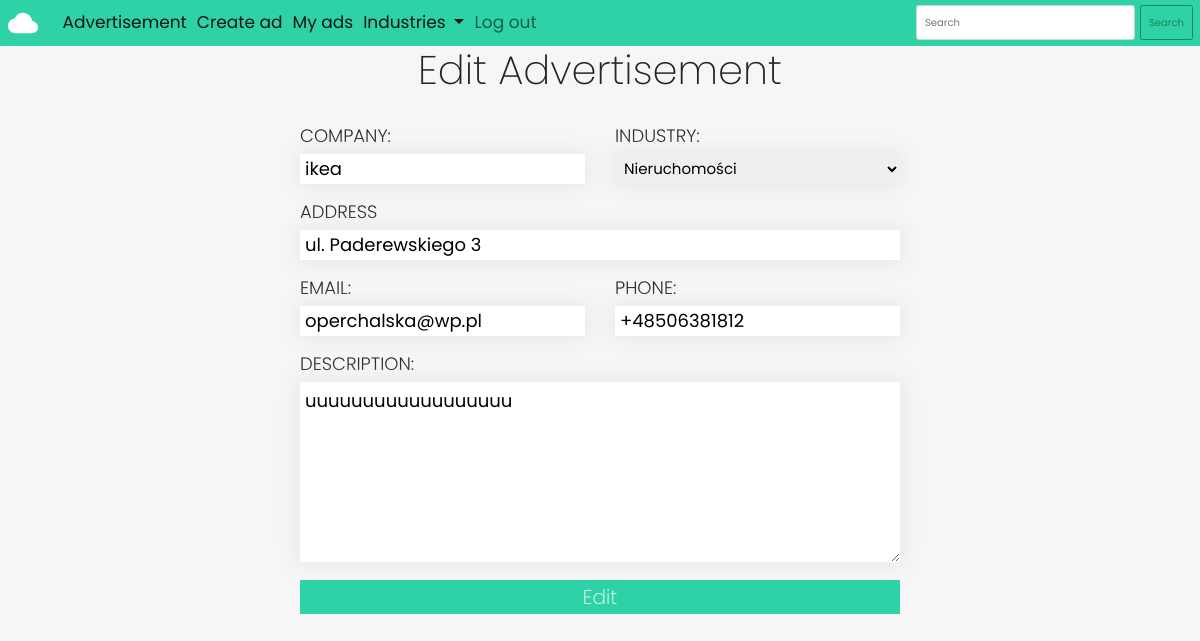
Page /my/2 (signed in) on the earlier database version.
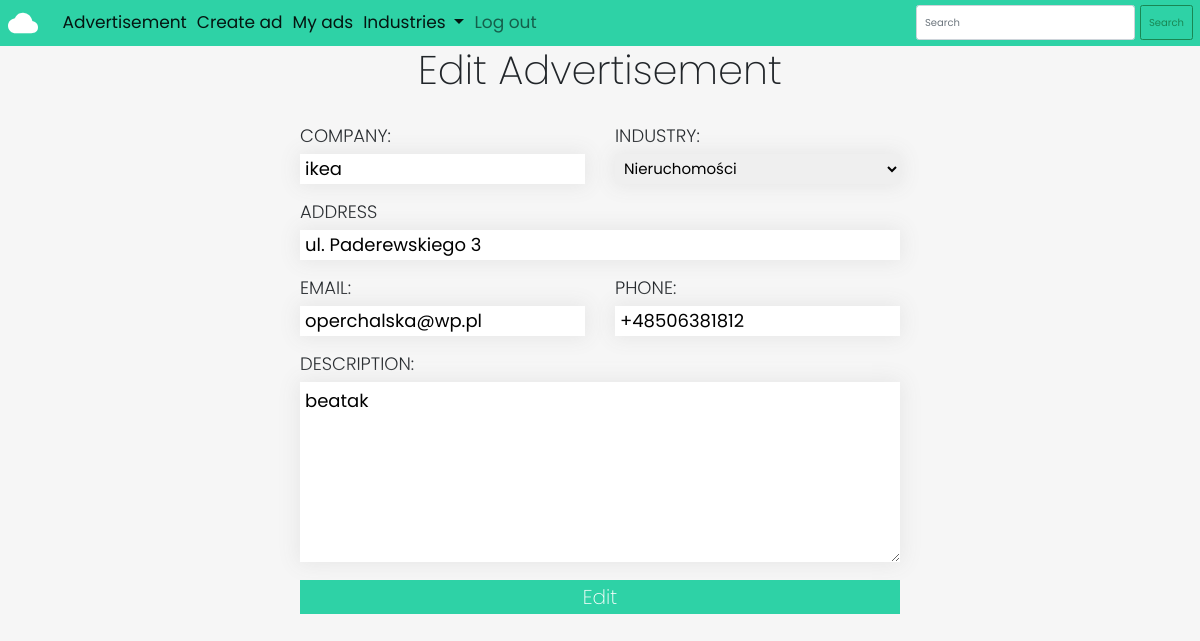
Same page on the later database version.
### ads/models.py (models this page shows, shortened)
class Advertisement(models.Model):
    company = models.CharField(max_length=300)
    address = models.CharField(max_length=400)
    email = models.EmailField(max_length=254)
    phone = models.CharField(max_length=14)
    desc = models.TextField()
    industries = [
        ('', 'Choose industry'),
        ('nr', 'Nieruchomości'),
        ('zd', 'Zdrowie'),
        ('mt', 'Motoryzacja'),
        ('ft', 'Fitness')
    ]
    industry = models.CharField(max_length=2,choices=industries, default='')
    user = models.ForeignKey(User, on_delete = models.CASCADE, related_name='ads')
    likes = models.ManyToManyField(User, blank=True, related_name='likes')

### ads/views.py (the view, shortened to what this page needs)
# urls.py: path('my/<int:adId>', views.edit, name = 'edit'),
@login_required
def edit(request, adId):
    ad = get_object_or_404(Advertisement, pk=adId, user = request.user)
    if request.method == "GET":
        form = AdForm(instance = ad)
        return render(request, 'edit.html', {'form' : form, 'ad' : ad})

### ads/forms.py
class AdForm(forms.ModelForm):
    class Meta:
        model = Advertisement
        fields = ['company', 'address', 'email', 'phone', 'desc', 'industry']

### ads/templates/edit.html (shortened to what this page needs)
{% extends 'base.html' %}
{% block content %}
<div class="row thin">
    <h2 class="form-title">Edit Advertisement</h2>
    <form action="{% url 'ads:edit' ad.id %}" method="POST" class="create-form">
        <div class="form-line">
            <div class="form-element">
                <label for="id_company">Company:</label>
                <input type="text" name="company" maxlength="300" required="" id="id_company" value="{{ad.company}}">
            </div>
            <div class="form-element">
                <label for="id_industry">Industry:</label>
                <select name="industry" required="" id="id_industry" value =>
                    {% for id, industry in ad.industries %}
                        {% if id %}
                        <option value="{{id}}">{{industry}}</option>
                        {% elif id == ad.industry %}
                        <option selected value="{{id}}">{{industry}}</option>
                        {% else %}
                        <option value="{{id}}" disabled>{{industry}}</option>
                        {% endif %}
                    {% endfor %}
                </select>
            </div>
        </div>
        <div class="form-line">
            <div class="form-element long">
                <label for="id_address">Address</label>
                <input type="text" name="address" maxlength="400" required="" id="id_address" value="{{ad.address}}">
            </div>
        </div>
        <div class="form-line">
            <div class="form-element">
                <label for="id_email">Email:</label>
                <input type="email" name="email" maxlength="254" required="" id="id_email" value="{{ad.email}}">
            </div>
            <div class="form-element">
                <label for="id_phone">Phone:</label>
                <input type="text" name="phone" maxlength="14" required="" id="id_phone" value="{{ad.phone}}">
            </div>
        </div>
        <label for="id_desc">Description:</label>
        <textarea name="desc" cols="40" rows="2" required="" id="id_desc">{{ad.desc}}</textarea>
        <button class="btn-full" type="submit">Edit</button>
    </form>
</div>
{% endblock content %}

Differences in the rows shown:
changed Advertisement "ikea": desc "uuuuuuuuuuuuuuuuuu" → "beatak"
